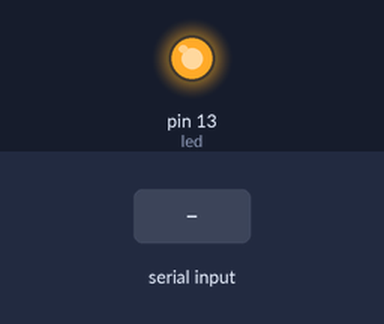
Simulated run of this sketch. Board: Arduino Uno, built with avr-gcc and run on an emulated ATmega328P. Shown: output pins drawn as LEDs (lit = HIGH). The test bench sets the inputs (shaded band). What the sketch prints to the serial monitor is not drawn.

Above: at 5.0 s.
5.1 s: "1" received over the second serial link
At 6.8 s:
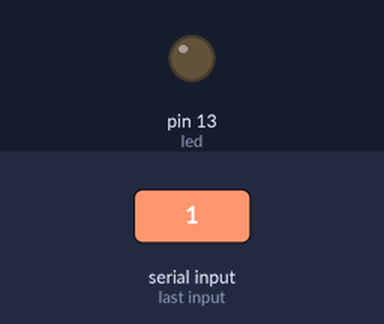
14.1 s: "0" received over the second serial link
Timing chart, 0 to 17.1 s (numbered marks = the images above; inputs shaded):
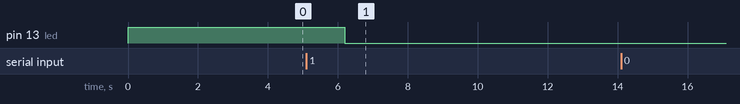

Measured:
- after the input at 14.1 s, every drawn part: stays the same

The sketch:

Bluetooth_Programmer_v1_1.ino
```cpp
// (licence header left out)
#include <SoftwareSerial.h>
#define k230
// --- START CONFIGURATION ---
#ifdef k230
 char* name =     "OpenEMG230K";           // Name for Bluetooth Device. (alphanumeric, 20 char max, no spaces)
#else
 char* name =     "OpenEMG57K";           // Name for Bluetooth Device. (alphanumeric, 20 char max, no spaces)
#endif

#ifdef k230
 long bps =         230400;                    // Pairing Code for Module, 4 digits only.. (0000-9999)
#else
 long bps =         57600;                    // Pairing Code for Module, 4 digits only.. (0000-9999)
#endif
char*  pin =         "0000";                    // Pairing Code for Module, 4 digits only.. (0000-9999)
long origbps = 115200; //original BPS - typically 57600
int led =         13;                      // Pin of Blinking LED, default should be fine.
SoftwareSerial    bt(10, 11);              // Pins for RX, TX on Arduino Side.
char* testMsg =   "OpenEMG"; //
                                           // --- END CONFIGURATION ---

int wait =        1000;                    // How long to wait between commands (1s), dont change this.
char* response = "OKOKlinvorV1.5OKsetPINOKsetnameOK57600"; // Expected response from BT module after programming is done.

void setup()
{
  pinMode(led, OUTPUT);
  Serial.begin(9600);                      // Speed of Debug Console
  Serial.println("Configuring bluetooth module for use with OpenEMG, please wait.");

  bt.begin(origbps);                          // Speed of your bluetooth module, 9600 is default from factory.
  digitalWrite(led, HIGH);                 // Turn on LED to signal programming has started
    delay(wait);
  bt.print("AT");
    delay(wait);
  bt.print("AT+VERSION");
    delay(wait);
  Serial.print("Setting PIN : ");          // Set PIN
  Serial.println(pin);
  bt.print("AT+PIN");
  bt.print(pin);
    delay(wait);
  Serial.print("Setting NAME: ");          // Set NAME
  Serial.println(name);
  bt.print("AT+NAME");
  bt.print(name);
    delay(wait);
  Serial.print("Setting BAUD: ");   // Set baudrate to 57600
  Serial.println(bps);
  if (bps = 230400) {
    bt.print("AT+BAUD9");
    Serial.println(" HIGH SPEED");
  } else {
    bt.print("AT+BAUD7");
  }
   delay(wait);

  if (verifyresults()) {                   // Check configuration
    Serial.println("Configuration verified, entering test mode..");
    Serial.println("To do another module plug it in and then hit reset");
    testloop();                            // Start Test Loop
  }
   digitalWrite(led, LOW);                 // Turn off LED to show failure.
   Serial.println("Entering Command mode, you can now attempt a manual configuration");
}

void loop()                                // If verification fails lets bridge the serial ports so programming can be done manually.
{
  if (bt.available())
    Serial.write(bt.read());               // Pipe Bluetooth to Debug Console
  if (Serial.available())
    bt.write(Serial.read());               // Pipe Debug Console to Bluetooth
}

int verifyresults() {                      // This function grabs the response from the BT Module and compares it for validity.
  int makeSerialStringPosition;
  int inByte;
  char serialReadString[50];

  inByte = bt.read();
  makeSerialStringPosition=0;
  if (inByte > 0) {                                                // If we see data (inByte > 0)
    delay(100);                                                    // Allow serial data time to collect
    while (makeSerialStringPosition < 38){                         // Stop reading once the string should be gathered (37 chars long)
      serialReadString[makeSerialStringPosition] = inByte;         // Save the data in a character array
      makeSerialStringPosition++;                                  // Increment position in array
      inByte = bt.read();                                          // Read next byte
    }
    serialReadString[38] = (char) 0;                               // Null the last character
    if(strncmp(serialReadString,response,37) == 0) {               // Compare results
     return(1);                                                    // Results Match, return true..
     }
     Serial.print("VERIFICATION FAILED!!!, EXPECTED: ");           // Debug Messages
     Serial.println(response);
     Serial.print("VERIFICATION FAILED!!!, RETURNED: ");           // Debug Messages
     Serial.println(serialReadString);
     return(0);                                                    // Results FAILED, return false..
  }
}

void testloop() {                          // This function is ran when programming is complete.
  bt.end();
  bt.begin(bps);                         // Reconnect @ 57600 BAUD.
  while(1) {                               // Begin Endless Loop.
    bt.println(testMsg);                   // Send this string out the BT Module.
    digitalWrite(led, LOW);                // Flash the LED on and off to signal programing is complete.
    delay(250);
    digitalWrite(led, HIGH);
    delay(250);
  }
}
```
